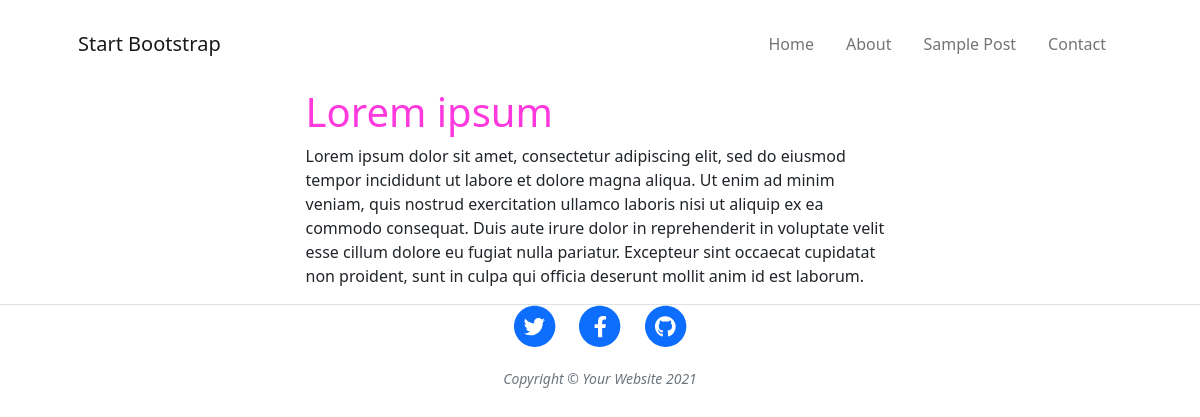
The app's page /post/1/ with its own data.
### blog/models.py (models this page shows, shortened)
class Post(models.Model):
    author = models.ForeignKey(settings.AUTH_USER_MODEL, on_delete=models.CASCADE)
    title = models.CharField(max_length=200)
    subtitle = models.CharField(max_length=200, default="")
    text = models.TextField()
    created_date = models.DateTimeField(default=timezone.now)
    published_date = models.DateTimeField(blank=True, null=True)

### blog/views.py (the view)
# urls.py: path('post/<int:pk>/', views.post_detail, name='post_detail' ),
def post_detail(request, pk):
    post = get_object_or_404(Post, pk=pk)
    return render(
        request,
        'blog/post_detail.html',
        {'post': post}
    )

### blog/templates/blog/post_detail.html (shortened to what this page needs)
{% extends 'blog/base.html' %}
{% block content %}
<header
  class="masthead"
  style="background-image: url( {{ post.title }} ) "
>
  <div class="container position-relative px-4 px-lg-5">
    <div class="row gx-4 gx-lg-5 justify-content-center">
      <div class="col-md-10 col-lg-8 col-xl-7">
        <div class="site-heading">
          <h1 class="custom-class">{{ post.title }}</h1>
        </div>
      </div>
    </div>
  </div>
</header>
<div class="container px-4 px-lg-5">
  <div class="row gx-4 gx-lg-5 justify-content-center">
    <div class="col-md-10 col-lg-8 col-xl-7">
      <p>{{ post.text|linebreaksbr }}</p>
    </div>
  </div>
</div>
{% endblock %}

### blog/static/css/blog.css (style rules this page uses)
.custom-class { color:rgb(255, 57, 222) }

### records on screen
Post: title "Lorem ipsum", text "Lorem ipsum dolor sit amet, consectetur adipiscing elit, sed do eiusmod tempor incididunt ut labore et dolore magna aliqua. Ut enim ad minim veniam, quis nostrud exercitation ullamco laboris nisi ut aliquip ex ea commodo consequat. Duis aute irure dolor in reprehenderit in voluptate velit esse cillum dolore eu fugiat nulla pariatur. Excepteur sint occaecat cupidatat non proident, sunt in culpa qui officia deserunt mollit anim id est laborum."
